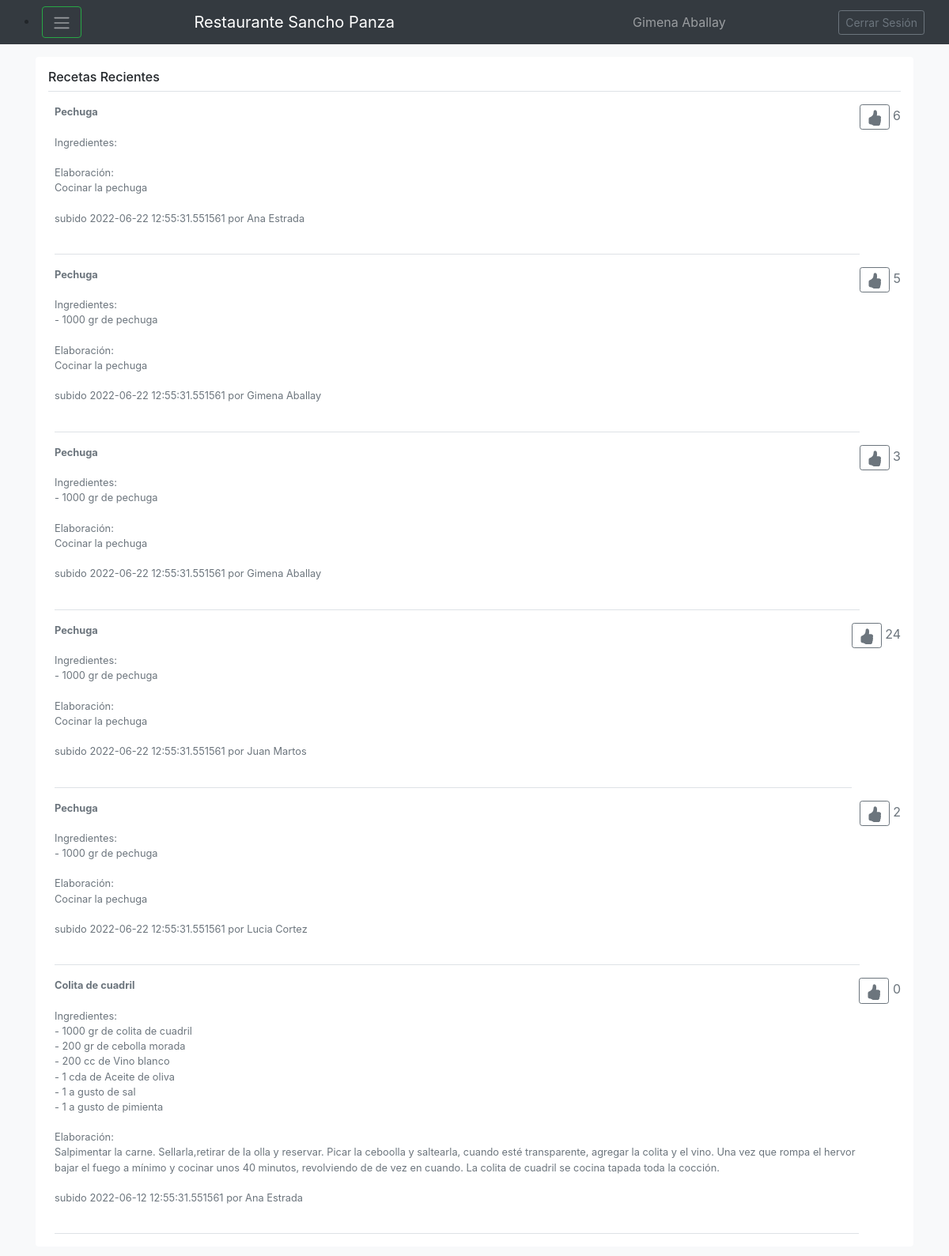
/Bienvenido (signed in), run on the app's committed database.
### models.py (models this page shows, shortened)
class Usuario(db.Model):
    __tablename__='Usuario'
    id=db.Column(db.Integer, primary_key=True)
    nombre=db.Column(db.String(80), nullable=False)
    correo=db.Column(db.String(120), unique=True, nullable=False)
    clave=db.Column(db.String(120), nullable=False)
    recetas=db.relationship('Receta', backref='Usuario', cascade="all, delete-orphan")

class Receta(db.Model):
    __tablename__='Receta'
    id=db.Column(db.Integer, primary_key=True)
    nombre=db.Column(db.String(80), nullable=False)
    tiempo=db.Column(db.Integer, nullable=False)
    fecha=db.Column(db.DateTime, nullable=False)
    elaboracion=db.Column(db.String(80), nullable=False)
    cantidadmegusta=db.Column(db.Integer, nullable=False)
    usuarioid=db.Column(db.Integer, db.ForeignKey('Usuario.id'))
    ingredientes=db.relationship('Ingrediente', backref='Receta', cascade="all, delete-orphan")

class Ingrediente(db.Model):
    __tablename__='Ingrediente'
    id=db.Column(db.Integer, primary_key=True)
    nombre=db.Column(db.String(80), nullable=False)
    cantidad=db.Column(db.Integer, nullable=False)
    unidad=db.Column(db.String(80), nullable=False)
    recetaid=db.Column(db.Integer, db.ForeignKey('Receta.id'))

### app.py (the view)
@app.route('/Bienvenido', methods=['GET', 'POST'])
def ingreso():
    if request.method == 'POST':
        if not request.form['email'] or not request.form['password']: #Evalua si el usuario en si no ingreso nada
            return render_template('index.html')
        else:
            Usuario_actual= Usuario.query.filter_by(correo=request.form['email']).first() #Crea la variable Usuario_actual y le asigna el email ingresado en el form
            if Usuario_actual is None: #Comprueba si esta vacio
                return render_template('Error.html', error="Email no Registrado")
            else:
                password=(hashlib.md5(bytes(request.form['password'], encoding='utf-8'))).hexdigest() #Encripta la Password
                if (password==Usuario_actual.clave): #Compara el password ya hasheado con el de la base de datos
                    session['nombre']=Usuario_actual.nombre
                    session['id']=Usuario_actual.id
                    recetasrecientes=Receta.query.all()
                    recetasrecientes.reverse()
                    return render_template('Bienvenido.html', tipo_busqueda="Recetas Recientes", usuario_actual=Usuario_actual, recetas=recetasrecientes, usuarios=Usuario.query.all(), ingredientes=Ingrediente.query.all()) #Redirecciona al usuario al template de Bienvenido.html
                else:
                    return render_template('Error.html', error="Contraseña incorrecta")
    else:
        if ('nombre' in session):
            recetasrecientes=Receta.query.all()
            recetasrecientes.reverse()
            return render_template('Bienvenido.html', tipo_busqueda="Recetas Recientes", usuario_actual=session, recetas=recetasrecientes, usuarios=Usuario.query.all(), ingredientes=Ingrediente.query.all()) #Redirecciona al usuario al template de Bienvenido.html
        else:
            return render_template('index.html', error = 'User or Password wrong') #El caso base lo redirecciona al Ingreso.html

### templates/Bienvenido.html (shortened to what this page needs)
{% extends "Base.html" %}
{% block content %}
<div class="my-3 p-3 bg-white rounded box-shadow">
  <h6 class="border-bottom border-gray pb-2 mb-0">{{tipo_busqueda}}</h6>
  {% for receta in recetas %}
  <div class="media text-muted pt-3">
    <p class="media-body pb-3 mb-0 small lh-125 border-bottom border-gray">
      <strong class="d-block text-gray-dark">{{receta.nombre}}</strong>
    <br>
      Ingredientes:
    <br>
      {% for ingrediente in receta.ingredientes %}
        {% if ingrediente.recetaid == receta.id %}
          - {{ingrediente.cantidad}} {{ingrediente.unidad}} de {{ingrediente.nombre}}
          <br>
        {% endif %}
      {% endfor %}
      <br>
      Elaboración:
      <br>
      {{receta.elaboracion}}
      <br><br>
      subido {{receta.fecha}} por {{usuarios[receta.usuarioid-1].nombre}}
      <br><br>
      <p class="d-block text-gray-dark">
      <form action="http://localhost:5000/megusta" method="post">
        <a class="btn btn-outline-secondary btn-sm" href="http://localhost:5000/megusta" for="btn-check-2"></a>
           {{receta.cantidadmegusta}}
      </form>
    </p>
    </p>
  </div>
  {% endfor %}
{% endblock %}

### templates/Base.html (shortened to what this page needs)
<!doctype html>
<html lang="en">
  <head>
    <link href="static/css/bootstrap.min.css" rel="stylesheet">
    <link href="static/css/offcanvas.css" rel="stylesheet">
  </head>
  <body class="bg-light">
    <nav class="navbar navbar-expand-md fixed-top navbar-dark bg-dark">
      <div class="container-fluid">
        <li class="nav-item dropdown">
            <button class="btn btn-outline-success" id="navbarDropdown" data-bs-toggle="dropdown" aria-expanded="false">
                <span class="navbar-toggler-icon"></span>
            </button>
          </li>
          <a class="navbar-brand" href="http://localhost:5000/Bienvenido">Restaurante Sancho Panza</a>
          <li class="navbar-text">
            {{usuario_actual.nombre}}
          </li>
          <a class="btn btn-sm btn-outline-secondary" href="http://127.0.0.1:5000/" >Cerrar Sesión</a>
      </div>
    </nav>
    <main role="main" class="container">
        {% block content %}{% endblock %}
    </main>
  </body>
</html>

### static/css/offcanvas.css (style rules this page uses)
html, body { overflow-x: hidden; }
body { padding-top: 56px; }

### data on the page
Usuario: nombre "Gimena Aballay"
Receta: nombre "Pechuga", elaboracion "Cocinar la pechuga", fecha "2022-06-22 12:55:31.551561", usuarioid.nombre "Ana Estrada", cantidadmegusta "6"
Receta: nombre "Pechuga", elaboracion "Cocinar la pechuga", fecha "2022-06-22 12:55:31.551561", usuarioid.nombre "Gimena Aballay", cantidadmegusta "5"
Ingrediente: cantidad "1000", unidad "gr", nombre "pechuga"
Receta: nombre "Pechuga", elaboracion "Cocinar la pechuga", fecha "2022-06-22 12:55:31.551561", usuarioid.nombre "Gimena Aballay", cantidadmegusta "3"
Ingrediente: cantidad "1000", unidad "gr", nombre "pechuga"
Receta: nombre "Pechuga", elaboracion "Cocinar la pechuga", fecha "2022-06-22 12:55:31.551561", usuarioid.nombre "Juan Martos", cantidadmegusta "24"
Ingrediente: cantidad "1000", unidad "gr", nombre "pechuga"
Receta: nombre "Pechuga", elaboracion "Cocinar la pechuga", fecha "2022-06-22 12:55:31.551561", usuarioid.nombre "Lucia Cortez", cantidadmegusta "2"
Ingrediente: cantidad "1000", unidad "gr", nombre "pechuga"
Receta: nombre "Colita de cuadril", elaboracion "Salpimentar la carne. Sellarla,retirar de la olla y reservar. Picar la ceboolla y saltearla, cuando esté transparente, agregar la colita y el vino. Una vez que rompa el hervor bajar el fuego a mínimo y cocinar unos 40 minutos, revolviendo de de vez en cuando. La colita de cuadril se cocina tapada toda la cocción.", fecha "2022-06-12 12:55:31.551561", usuarioid.nombre "Ana Estrada", cantidadmegusta "0"
Ingrediente: cantidad "1000", unidad "gr", nombre "colita de cuadril"
Ingrediente: cantidad "200", unidad "gr", nombre "cebolla morada"
Ingrediente: cantidad "200", unidad "cc", nombre "Vino blanco"
Ingrediente: cantidad "1", unidad "cda", nombre "Aceite de oliva"
Ingrediente: cantidad "1", unidad "a gusto", nombre "sal"
Ingrediente: cantidad "1", unidad "a gusto", nombre "pimienta"

### other printed values
{{ tipo_busqueda }} "Recetas Recientes"
